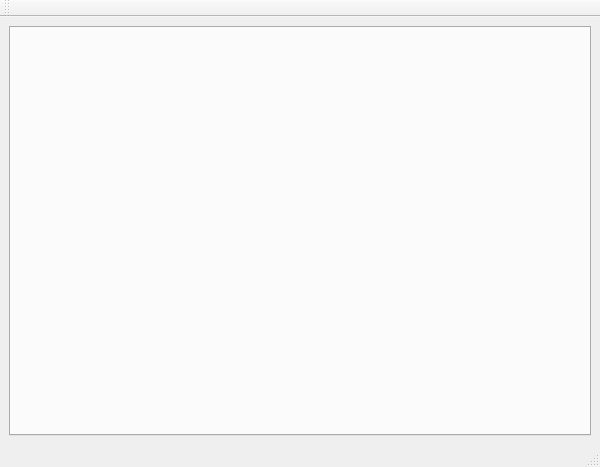
<?xml version="1.0" encoding="UTF-8"?>
<ui version="4.0">
 <class>MainWindow</class>
 <widget class="QMainWindow" name="MainWindow">
  <property name="geometry">
   <rect>
    <x>0</x>
    <y>0</y>
    <width>600</width>
    <height>467</height>
   </rect>
  </property>
  <property name="windowTitle">
   <string>MainWindow</string>
  </property>
  <widget class="QWidget" name="centralwidget">
   <layout class="QHBoxLayout" name="horizontalLayout">
    <item>
     <widget class="QTabWidget" name="tabWidget"/>
    </item>
   </layout>
  </widget>
  <widget class="QMenuBar" name="menubar">
   <property name="geometry">
    <rect>
     <x>0</x>
     <y>0</y>
     <width>600</width>
     <height>22</height>
    </rect>
   </property>
  </widget>
  <widget class="QStatusBar" name="statusbar"/>
  <widget class="QToolBar" name="toolBar">
   <property name="windowTitle">
    <string>toolBar</string>
   </property>
   <attribute name="toolBarArea">
    <enum>TopToolBarArea</enum>
   </attribute>
   <attribute name="toolBarBreak">
    <bool>false</bool>
   </attribute>
  </widget>
 </widget>
 <resources/>
 <connections/>
</ui>
